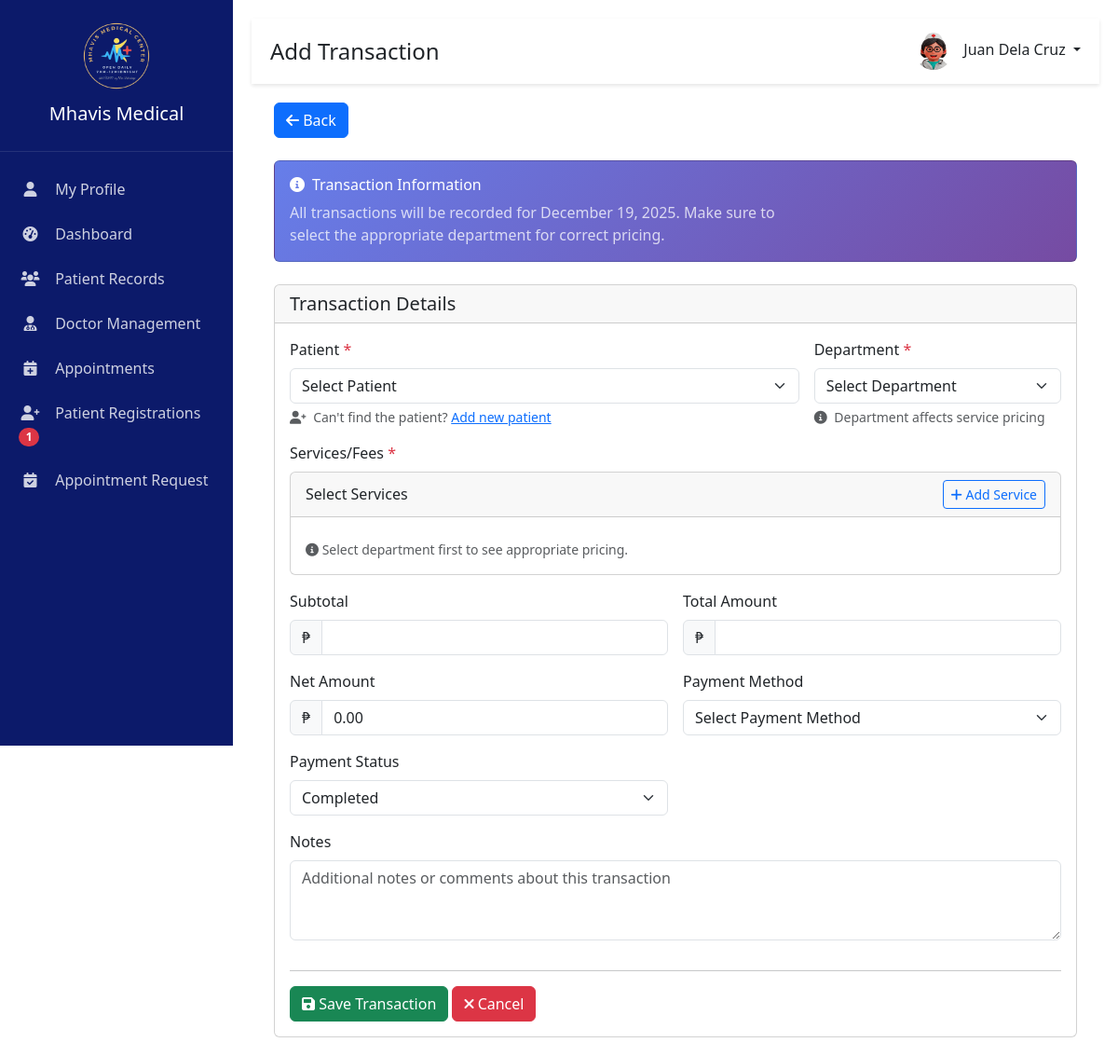
The app's page /main/add_transaction.php (signed in) with its own data.
### tables this page shows
CREATE TABLE `users` (
  `id` int(11) NOT NULL,
  `first_name` varchar(255) NOT NULL,
  `last_name` varchar(255) NOT NULL,
  `username` varchar(100) NOT NULL,
  `email` varchar(100) NOT NULL,
  `phone` varchar(20) DEFAULT NULL,
  `address` text DEFAULT NULL,
  `role` enum('Admin','Doctor') NOT NULL,
  `department_id` int(11) DEFAULT NULL,
  `specialization` varchar(100) DEFAULT NULL,
  `password` varchar(255) NOT NULL,
  `status` enum('Active','Inactive','','') NOT NULL DEFAULT 'Active',
  `profile_image` varchar(255) NOT NULL,
  `created_at` timestamp NOT NULL DEFAULT current_timestamp(),
  `updated_at` timestamp NOT NULL DEFAULT current_timestamp(),
  `license_number` varchar(50) DEFAULT NULL,
  `is_available` tinyint(1) DEFAULT 1,
  `prc_number` varchar(50) DEFAULT NULL,
  `license_type` varchar(50) DEFAULT NULL,
  `prc_id_document` varchar(255) DEFAULT NULL,
  `last_login` datetime DEFAULT NULL
);

### config/init.php (called while the page is built, shortened)
<?php
if (!function_exists('isAdmin')) {
    function isAdmin() {
        return isset($_SESSION['role']) && $_SESSION['role'] === 'Admin';
    }
}

### main/add_transaction.php (the view, shortened to what this page needs)
<?php
$page_title = "Add Transaction";
$active_page = "daily_sales";
require_once __DIR__ . '/config/init.php';
$conn = getDBConnection();
$returnDate = isset($_GET['date']) ? sanitize($_GET['date']) :
              (isset($_POST['date']) ? sanitize($_POST['date']) : date('Y-m-d'));
$validPaymentStatusesForForm = ['Pending', 'Completed', 'Refunded'];
include 'includes/header.php';
?>
<div class="container-fluid">
    <div class="d-flex justify-content-between align-items-center mb-4">
        <div class="btn-group">
            <a href="daily_sales.php?date=<?php echo $returnDate; ?><?php echo $is_iframe ? '&iframe=1' : ''; ?>" class="btn btn-primary">
                <i class="fas fa-arrow-left"></i> Back
            </a>
        </div>
    </div>
    <div class="card mb-4" style="background: linear-gradient(135deg, #667eea 0%, #764ba2 100%); color: white;">
        <div class="card-body">
            <div class="row align-items-center">
                <div class="col-md-8">
                    <h6 class="mb-2"><i class="fas fa-info-circle me-2"></i>Transaction Information</h6>
                    <p class="mb-0 opacity-75">
                        All transactions will be recorded for <?php echo date('F j, Y', strtotime($returnDate)); ?>.
                        Make sure to select the appropriate department for correct pricing.
                    </p>
                </div>
            </div>
        </div>
    </div>
    <div class="card">
        <div class="card-header">
            <h5 class="card-title mb-0">Transaction Details</h5>
        </div>
        <div class="card-body">
            <form method="POST" id="transactionForm" action="<?php echo htmlspecialchars($_SERVER['PHP_SELF']); ?>">
                <div class="row g-3">
                    <div class="col-md-8">
                        <label class="form-label">Patient <span class="text-danger">*</span></label>
                        <select name="patient_id" class="form-select" required id="patientSelect">
                            <option value="">Select Patient</option>
                        </select>
                        <div class="form-text">
                            <i class="fas fa-user-plus text-muted me-1"></i>
                            Can't find the patient? <a href="add_patient.php" target="_blank">Add new patient</a>
                        </div>
                    </div>
                    <div class="col-md-4">
                        <label class="form-label">Department <span class="text-danger">*</span></label>
                        <select name="department" id="department" class="form-select" required onchange="updateFeePrices()">
                            <option value="">Select Department</option>
                        </select>
                        <div class="form-text">
                            <i class="fas fa-info-circle text-muted me-1"></i>
                            Department affects service pricing
                        </div>
                    </div>
                    <div class="col-12">
                        <label class="form-label">Services/Fees <span class="text-danger">*</span></label>
                        <div class="card">
                            <div class="card-header d-flex justify-content-between align-items-center">
                                <h6 class="mb-0">Select Services</h6>
                                <button type="button" class="btn btn-sm btn-outline-primary" onclick="addServiceRow()">
                                    <i class="fas fa-plus"></i> Add Service
                                </button>
                            </div>
                            <div class="card-body">
                                <div class="text-muted small mt-2">
                                    <i class="fas fa-info-circle"></i> Select department first to see appropriate pricing.
                                </div>
                            </div>
                        </div>
                    </div>
                    <div class="col-md-6">
                        <label class="form-label">Subtotal</label>
                        <div class="input-group">
                            <span class="input-group-text">₱</span>
                            <input type="number" id="subtotal" class="form-control" readonly>
                        </div>
                    </div>
                    <div class="col-md-6">
                        <label class="form-label">Total Amount</label>
                        <div class="input-group">
                            <span class="input-group-text">₱</span>
                            <input type="number" name="total_amount" id="total_amount" class="form-control" readonly>
                        </div>
                    </div>
                    <div class="col-md-6">
                        <label class="form-label">Net Amount</label>
                        <div class="input-group">
                            <span class="input-group-text">₱</span>
                            <input type="number" id="net_amount" class="form-control" readonly>
                        </div>
                    </div>
                    <div class="col-md-6">
                        <label class="form-label">Payment Method</label>
                        <select name="payment_method" class="form-select" required>
                            <option value="">Select Payment Method</option>
                        </select>
                    </div>
                    <div class="col-md-6">
                        <label class="form-label">Payment Status</label>
                        <select name="payment_status" class="form-select" required>
                            <?php foreach ($validPaymentStatusesForForm as $status): ?>
                                <option value="<?php echo htmlspecialchars($status); ?>"
                                        <?php echo (strtolower($status) === 'completed') ? 'selected' : ''; ?>>
                                    <?php echo ucfirst(htmlspecialchars($status)); ?>
                                </option>
                            <?php endforeach; ?>
                        </select>
                    </div>
                    <div class="col-12">
                        <label class="form-label">Notes</label>
                        <textarea name="notes" class="form-control" rows="3"
                                  placeholder="Additional notes or comments about this transaction"></textarea>
                    </div>
                    <div class="col-12">
                        <hr>
                        <div class="d-flex gap-2 justify-content-between">
                            <div>
                                <button type="submit" class="btn btn-success" id="submitBtn">
                                    <i class="fas fa-save"></i> Save Transaction
                            </button>
                                <a href="daily_sales.php?date=<?php echo $returnDate; ?><?php echo $is_iframe ? '&iframe=1' : ''; ?>" class="btn btn-danger">
                                    <i class="fas fa-times"></i> Cancel
                                </a>
                            </div>
                        </div>
                    </div>
                </div>
            </form>
        </div>
    </div>
</div>
<?php include 'includes/footer.php'; ?>

### includes/header.php (shortened to what this page needs)
<?php
require_once 'config/init.php';
$is_staff_logged_in = isset($_SESSION['user_id']) && !empty($_SESSION['user_id']);
$is_patient_logged_in = isset($_SESSION['patient_user_id']) && !empty($_SESSION['patient_user_id']);
if ($is_staff_logged_in) {
    $user_id = $_SESSION['user_id'];
    $stmt = $conn->prepare("SELECT first_name, last_name, email, phone, username, profile_image, role FROM users WHERE id = ?");
    $stmt->bind_param("i", $user_id);
    $stmt->execute();
    $result = $stmt->get_result();
    $user = $result->fetch_assoc();
    $full_name = $user['first_name'] . ' ' . $user['last_name'];
    $profile_image = $user['profile_image'] ?? 'img/default-avatar.png';
    $user_role = $_SESSION['role'];
    $pending_registration_count = 0;
    if ($user_role === 'Admin') {
        $count_stmt = $conn->prepare("SELECT COUNT(*) as count FROM patient_registration_requests WHERE status = 'Pending'");
        if ($count_stmt) {
            $count_stmt->execute();
            $count_result = $count_stmt->get_result();
            $count_row = $count_result->fetch_assoc();
            $pending_registration_count = $count_row['count'] ?? 0;
        }
    }
}
$is_iframe = isset($_GET['iframe']) && $_GET['iframe'] == '1';
?>
<!DOCTYPE html>
<html lang="en">
<head>
    <link href="https://cdn.jsdelivr.net/npm/bootstrap@5.3.0/dist/css/bootstrap.min.css" rel="stylesheet">
    <link href="https://cdnjs.cloudflare.com/ajax/libs/font-awesome/6.0.0/css/all.min.css" rel="stylesheet">
    <link href="assets/css/style.css" rel="stylesheet">
    <link href='https://cdn.jsdelivr.net/npm/@fullcalendar/core@6.1.10/main.min.css' rel='stylesheet' />
    <link href="https://cdn.datatables.net/1.13.7/css/dataTables.bootstrap5.min.css" rel="stylesheet">
    <link rel="stylesheet" href="https://cdn.jsdelivr.net/npm/flatpickr/dist/flatpickr.min.css">
</head>
<body<?php echo $is_iframe ? ' class="iframe-mode"' : ''; ?>>
    <div class="sidebar"<?php echo $is_iframe ? ' style="display: none;"' : ''; ?>>
        <div class="sidebar-header">
            <img src="img/logo.png" alt="Mhavis Logo">
            <h5>Mhavis Medical</h5>
        </div>
        <nav class="mt-3">
            <?php if ($is_patient_logged_in): ?>
            <ul class="nav flex-column">
                <li class="nav-item">
                    <a class="nav-link patient-nav-link <?php echo $active_page === 'profile' ? 'active' : ''; ?>" href="patient_dashboard.php#profile" data-section="profile">
                        <i class="fas fa-user"></i> Profile
                    </a>
                </li>
                <li class="nav-item">
                    <a class="nav-link patient-nav-link <?php echo $active_page === 'dashboard' ? 'active' : ''; ?>" href="patient_dashboard.php#dashboard" data-section="dashboard">
                        <i class="fas fa-tachometer-alt"></i> Dashboard
                    </a>
                </li>
                <li class="nav-item">
                    <a class="nav-link patient-nav-link <?php echo $active_page === 'appointments' ? 'active' : ''; ?>" href="patient_dashboard.php#appointments" data-section="appointments">
                        <i class="fas fa-calendar-alt"></i> My Appointments
                    </a>
                </li>
                <li class="nav-item">
                    <a class="nav-link patient-nav-link <?php echo $active_page === 'book-appointment' ? 'active' : ''; ?>" href="patient_dashboard.php#book-appointment" data-section="book-appointment">
                        <i class="fas fa-plus-circle"></i> Book Appointment
                    </a>
                </li>
                <li class="nav-item">
                    <a class="nav-link patient-nav-link <?php echo $active_page === 'medical-records' ? 'active' : ''; ?>" href="patient_dashboard.php#medical-records" data-section="medical-records">
                        <i class="fas fa-file-medical"></i> Medical Records
                    </a>
                </li>
                <li class="nav-item">
                    <a class="nav-link patient-nav-link <?php echo $active_page === 'prescriptions' ? 'active' : ''; ?>" href="patient_dashboard.php#prescriptions" data-section="prescriptions">
                        <i class="fas fa-prescription-bottle-alt"></i> Prescriptions
                    </a>
                </li>
            </ul>
            <?php elseif ($is_staff_logged_in && isAdmin()): ?>
            <ul class="nav flex-column">
                <li class="nav-item">
                    <a class="nav-link <?php echo $active_page === 'profile' ? 'active' : ''; ?>" href="profile.php">
                        <i class="fas fa-user"></i> My Profile
                    </a>
                </li>
                <li class="nav-item">
                    <a class="nav-link <?php echo $active_page === 'dashboard' ? 'active' : ''; ?>" href="admin_dashboard.php">
                        <i class="fas fa-tachometer-alt"></i> Dashboard
                    </a>
                </li>
                <li class="nav-item">
                    <a class="nav-link <?php echo $active_page === 'patients' ? 'active' : ''; ?>" href="patients.php">
                        <i class="fas fa-users"></i> Patient Records
                    </a>
                </li>
                <li class="nav-item">
                    <a class="nav-link <?php echo $active_page === 'doctors' ? 'active' : ''; ?>" href="doctors.php">
                        <i class="fas fa-user-md"></i> Doctor Management
                    </a>
                </li>
                <li class="nav-item">
                    <a class="nav-link <?php echo $active_page === 'appointments' ? 'active' : ''; ?>" href="appointments.php">
                        <i class="fas fa-calendar-plus"></i> Appointments
                    </a>
                </li>
                <li class="nav-item">
                    <a class="nav-link <?php echo $active_page === 'patient-registrations' ? 'active' : ''; ?>" href="admin_patient_registrations.php">
                        <span><i class="fas fa-user-plus"></i> Patient Registrations</span>
                        <?php if ($pending_registration_count > 0): ?>
                            <span class="badge bg-danger rounded-pill"><?php echo $pending_registration_count; ?></span>
                        <?php endif; ?>
                    </a>
                </li>
                <li class="nav-item">
                    <a class="nav-link <?php echo $active_page === 'appointment-requests' ? 'active' : ''; ?>" href="admin_appointment_requests.php">
                        <span><i class="fas fa-calendar-check"></i> Appointment Request</span>
                    </a>
                </li>
            </ul>
            <?php endif; ?>
        </nav>
    </div>
    <div class="main-content"<?php echo $is_iframe ? ' style="margin-left: 0; padding: 0;"' : ''; ?>>
        <div class="top-bar"<?php echo $is_iframe ? ' style="display: none;"' : ''; ?>>
            <div class="top-bar-left">
                <h4><?php echo $page_title ?? 'Dashboard'; ?></h4>
            </div>
            <div class="d-flex align-items-center">
                <div class="user-profile dropdown">
                <a href="#" class="dropdown-toggle text-decoration-none text-dark" data-bs-toggle="dropdown">
                    <img src="<?php echo htmlspecialchars($profile_image); ?>" alt="Profile"
                         onerror="this.src='img/defaultDP.jpg'"
                         id="header-profile-image">
                    <span class="ms-2"><?php echo htmlspecialchars($full_name); ?></span>
                </a>
                </div>
            </div>
        </div>
        <div class="container-fluid"<?php echo $is_iframe ? ' style="padding: 0;"' : ''; ?>>

### records on screen
users: profile_image (picture), full_name "Juan Dela Cruz"

### other values on screen
$pending_registration_count "1"
$page_title "Add Transaction"
date('F j, Y', strtotime($returnDate)) "December 19, 2025"
form field payment_status "Completed"
